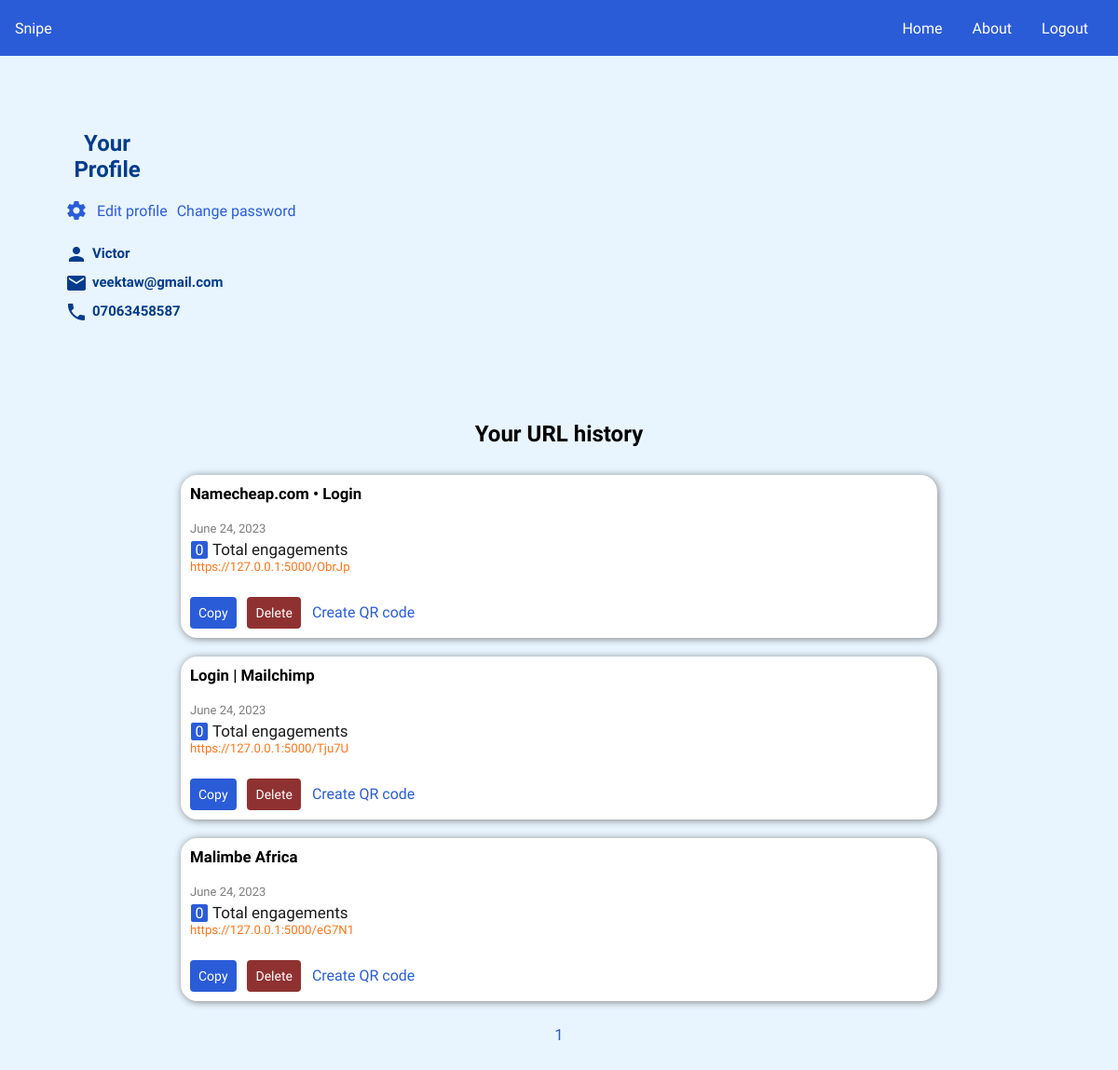
The app's page /1/profile/ (signed in), older data.
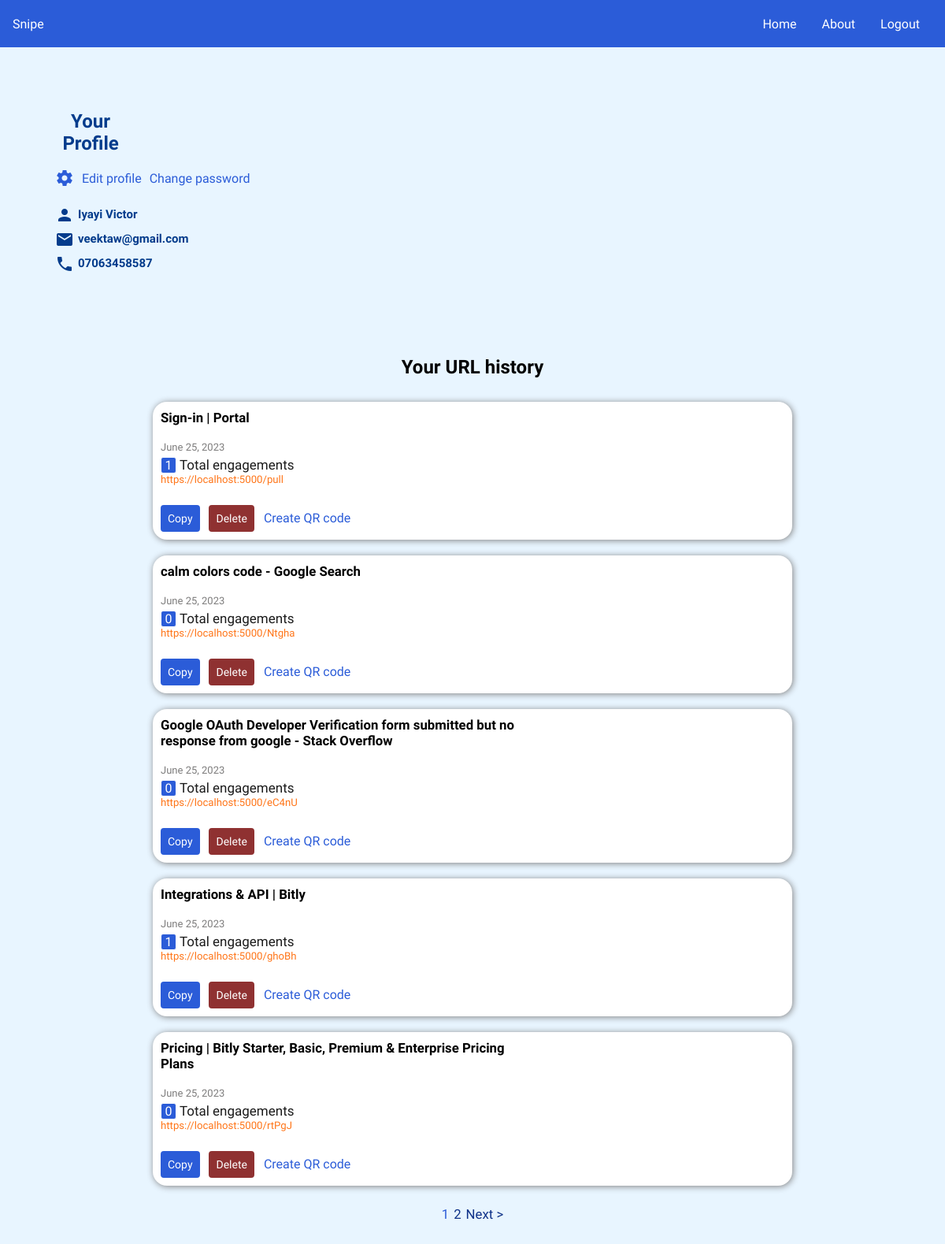
The same page, newer data.
### models.py (models this page shows, shortened)
class User(db.Model, UserMixin):
    __tablename__ = 'users'
    id = db.Column(db.Integer(), primary_key=True)
    name = db.Column(db.String(64), nullable=False)
    email = db.Column(db.String(50), unique=True)
    phone_number = db.Column(db.Text(), unique=True)
    password = db.Column(db.Text(), nullable=False)
    created_at = db.Column(db.DateTime(), default=datetime.now)
    url = db.relationship('Url', backref='user', lazy=True)

class Url(db.Model):
    __tablename__  = 'urls'
    id = db.Column(db.Integer(), primary_key=True)
    url = db.Column(db.String(512))
    short_url = db.Column(db.String(5), unique=True)
    custom_url = db.Column(db.String(50), unique=False)
    qr_code_url = db.Column(db.String(300), nullable=True, unique=False)
    url_title = db.Column(db.String(900), nullable=True, unique=False)
    clicks = db.Column(db.Integer(), default=0)
    date_created = db.Column(db.DateTime(), default=datetime.now)
    country_origin = db.relationship('Country', backref='countries', lazy=True)
    user_id = db.Column(db.String(), db.ForeignKey('users.id'))

### auth.py (the view)
@auth.route('/<int:user_id>/profile/', methods=["GET", "POST"])
@login_required
def profile(user_id):
    user = User.query.filter_by(id=current_user.id).first()
    page = request.args.get('page', 1, type=int)
    per_page = 5
    urls = Url.query.filter_by(user_id=current_user.email).order_by(desc(Url.date_created)).paginate(page=page, per_page=per_page)
    context = {
    'user': user.name,
    'email': user.email,
    'phone_number': user.phone_number,
    'date': user.created_at,
    'urls': urls,
    'new_url': request.args.get('new_url'),
    'custom_url_created': request.args.get('custom_url_created'),
    }
    return render_template('profile.html', **context)

### auth.py (called while the page is built)
@login_manager.user_loader
def user_loader(id):
    return User.query.get(int(id))

### templates/profile.html (shortened to what this page needs)
{% extends 'base.html' %}
{% block body %}
<section class="top-nav">
    <div>
      Snipe
    </div>
    <ul class="menu">
      {% if current_user.is_authenticated %}
        <li><a href="{{ url_for('snipe.home') }}">Home</a></li>
        <li><a href="{{ url_for('snipe.about') }}">About</a></li>
        <li><a href="{{ url_for('auth.logout') }}">Logout</a></li>
      {% else %}
        <li><a href="{{ url_for('auth.signup') }}">Sign up</a></li>
        <li><a href="{{ url_for('auth.login') }}">Login</a></li>
      {% endif %}
    </ul>
</section>
<div class="main">
    <h2 style="margin-right: 91.5%; color: #043c8c">Your Profile</h2>
    <div class="card-profile">
      <div class="card-body" style="text-align: left;">
        <div class="column">
          <div class="profile-actions">
            <i class="material-icons settings-icon" style="margin-top: 7.5px; color: #2b5cd8;">settings</i>
            <a href="{{ url_for('snipe.edit', user_id=current_user.id) }}" class="qrcode_create" style="margin-bottom: 20px;">
              <p class="qrcode_click">Edit profile</p>
            </a>
            <a href="{{ url_for('auth.change_password')}}" class="qrcode_create" style="margin-bottom: 20px;">
              <p class="qrcode_click">Change password</p>
            </a>
          </div>
          <p class="profile-info"><i class="material-icons">person</i><span id="user-name" style="font-weight: bolder;">{{ current_user.name }}</span></p>
          <p class="profile-info"><i class="material-icons">email</i><span id="user-email" style="font-weight: bolder;">{{ current_user.email }}</span></p>
          <p class="profile-info"><i class="material-icons">phone</i><span id="user-phone" style="font-weight: bolder;">{{ current_user.phone_number }}</span></p>
        </div>
      </div>
    </div>
  </div>
    <h2 style="margin-top: 100px;">Your URL history</h2>
    <section class="hero" style="padding: 30px 20px;">
      {% if current_user.is_authenticated %}
        {% if urls %}
          {% for url in urls.items %}
            {% if url.user_id == current_user.email %}
              <div class="card">
                <a href="/{{ url.id }}/view/" style="color: black; text-decoration: none;">
                  <h1 class="card-text" style="color: black; text-decoration: none; font-size: 70%; word-wrap:break-word;">{{ url.url_title }}</h1>
                </a>
                <h5 class="date_created">{{ url.date_created.strftime('%B %d, %Y') }}</h5>
                <h5 class="card-title" style="font-weight: lighter;">
                  <div class="engagements">
                    <p class="engagement-clicks" id="engagement-{{ url.id }}" style="font-weight: lighter;">{{ url.clicks }}</p>
                  </div>
                  Total engagements
                </h5>
                {% if url.custom_url %}
                  <a href="{{ url.url }}" class="url-link" id="url_click{{ url.id }}" style="color: #ff7518; font-size: 55%; margin-top: 5px; font-weight: lighter;">
                    <p class="short-url-history" id="copy-target-{{ url.id }}" style="font-weight: lighter;">{{ url.custom_url }}</p>
                  </a>
                {% else %}
                  <a href="{{ url.url }}" class="url-link" id="url_click{{ url.id }}" style="color: #ff7518; font-size: 55%; margin-top: 5px; font-weight: lighter;">
                    <p class="short-url-history" id="copy-target-{{ url.id }}" style="font-weight: lighter;">{{ url.short_url }}</p>
                  </a>
                {% endif %}
                <button type="button" class="copy-btn5" data-clipboard-target="#copy-target-{{ url.id }}">Copy</button>
                <form action="{{ url_for('snipe.delete_url', id=url.id) }}" method="POST" class="form-profile">
                  <button type="submit" id="delete-btn" class="delete-btn2">Delete</button>
                </form>
                <a href="{{ url_for('snipe.generate_qr_code_url', id=url.id) }}" class="qrcode_create"><p class="qrcode_click">Create QR code</p></a>
              </div>
            {% endif %}
          {% endfor %}
          <div class="pagination-container">
            <div class="pagination-numbers">
              {% for num in urls.iter_pages() %}
                {% if num %}
                  {% if num == urls.page %}
                    <div class="page-num1 current-page">
                      <span class="pagination-link">{{ num }}</span>
                    </div>
                  {% else %}
                    <div class="page-num1">
                      <a href="{{ url_for('auth.profile', user_id=current_user.id, page=num) }}" class="pagination-link">{{ num }}</a>
                    </div>
                  {% endif %}
                {% endif %}
              {% endfor %}
            </div>
            {% if urls.has_next %}
              <div class="page-num1">
                <a href="{{ url_for('auth.profile', user_id=current_user.id, page=urls.next_num) }}" class="pagination-link">Next &gt;</a>
              </div>
            {% endif %}
          </div>
        {% endif %}
      {% endif %}
    </section>
{% endblock %}

### templates/base.html (shortened to what this page needs)
<!DOCTYPE html>
<html lang="en">
<head>
    <link rel="stylesheet" href="{{ url_for('static', filename='css/edit.css')}}">
    <link rel="stylesheet" href="{{ url_for('static', filename='css/about.css')}}">
    <link rel="stylesheet" href="{{ url_for('static', filename='css/home.css')}}">
    <link rel="stylesheet" href="{{ url_for('static', filename='css/countries.css')}}">
    <link rel="stylesheet" href="{{ url_for('static', filename='css/frontIndex.css')}}">
    <link rel="stylesheet" href="{{ url_for('static', filename='css/profile.css')}}">
</head>
<body>
    {% block body %} {% endblock %}
</body>
</html>

### static/css/home.css (style rules this page uses)
* { margin: 0; padding: 0; box-sizing: border-box; padding-top: 0%; font-family: Trebuchet MS; }
a { text-decoration: none; color: white; }
h2 { vertical-align: center; text-align: center; }
html, body { margin: 0; height: 100%; }
* { font-family: "Raleway"; box-sizing: border-box; }
.top-nav { display: flex; flex-direction: row; align-items: center; justify-content: space-between; background-color: #2b5cd8; margin-bottom: 80px; color: #FFF; height: 60px; padding: 1em; }
.menu { display: flex; flex-direction: row; list-style-type: none; margin: 0; padding: 0; }
.menu > li { margin: 0 1rem; overflow: hidden; }
form { display: block; flex-direction: row; width: 80%; margin: auto; margin-bottom: 40px; }
.form-profile { display: inline; flex-direction: row; width: 80%; margin: auto; margin-bottom: 40px; }
section.hero { padding: 100px 20px; color: #1b1b1b; font-size: 24px; width: 100%; margin: auto; }
.card { padding: 10px; background-color: white; border-radius: 18px; margin: auto; width: 70%; box-shadow: 1px 1px 8px 0 grey; margin-bottom: 20px; }
.card-title { margin-top: 0; font-size: 17px; }
.card-text { word-wrap:break-word; margin-bottom: 20px; font-size: 32px; width: 60%; }
.date_created { color: #7d7c7c; margin-top: 0px; font-size: 13px; font-weight: lighter; }
.copy-btn5 { overflow:inherit; background-color: #2b5cd8; color: white; align-items: center; justify-content: center; font-size: 14px; border: #2b5cd8 solid; border-radius: 4px; padding: 6px; margin-left: 0px; margin-right: 6px; margin-top: 0; display: inline; transition-duration: 0.2s; }
.delete-btn2 { background-color: #8f3131; color: white; align-items: center; justify-content: center; font-size: 14px; border: #8f3131 solid; border-radius: 4px; padding: 6px; margin-left: 0px; margin-right: 6px; margin-top: 10px; display: inline; transition-duration: 0.2s; }
.short-url-history { margin-bottom: 15px; font-weight: lighter; }
.engagements { display: inline-block; background-color: #2b5cd8; color: white; justify-content: center; font-size: 16px; text-align: center; font-weight: lighter; border: 1px solid; border-radius: 3px; width: 20px; margin-top: 5px; align-items: center; }
.engagement-clicks { margin: auto; font-weight: lighter; }
.qrcode_click { display: inline; font-size: 16px; }
.qrcode_create { color: #2b5cd8; }
.pagination-container { text-align: center; }
.page-num1 { display: inline-block; text-align: center; color: #2b5cd8; font-weight: lighter; font-size: 70%; }
.pagination-numbers { display: inline-block; }
.pagination-link { color: #0f3288; font-weight: bolder; }
.current-page .pagination-link { color: #2b5cd8; font-weight: lighter; }

### static/css/profile.css (style rules this page uses)
* { margin: 0; }
body { background-color: #e8f5ff; font-family: Arial; }
.main { margin-top: 2%; margin-left: auto; margin-right: auto; font-size: 28px; padding: 0 10px; width: 90%; }
.main h2 { color: #2b5cd8; font-size: 24px; margin-bottom: 10px; }
.column { display: flex; flex-direction: column; align-items: flex-start; }
.profile-info { display: flex; align-items: center; color: #043c8c; font-size: 15px; margin-bottom: 5px; }
.profile-info i { margin-right: 5px; margin-top: 2px; }
.profile-actions { display: flex; gap: 10px; }

Row changes from the older to the newer data that the page shows:
no longer on this page (row unchanged): Url: url_title "Namecheap.com • Login", date_created "June 24, 2023", clicks "0", short_url "https://127.0.0.1:5000/ObrJp"
no longer on this page (row unchanged): Url: url_title "Login | Mailchimp", date_created "June 24, 2023", clicks "0", short_url "https://127.0.0.1:5000/Tju7U"
no longer on this page (row unchanged): Url: url_title "Malimbe Africa", date_created "June 24, 2023", clicks "0", short_url "https://127.0.0.1:5000/eG7N1"
changed User "veektaw@gmail.com": name "Victor" → "Iyayi Victor"
added Url: url_title "Sign-in | Portal", date_created "June 25, 2023", clicks "1", custom_url "https://localhost:5000/pull"
added Url: url_title "calm colors code - Google Search", date_created "June 25, 2023", clicks "0", short_url "https://localhost:5000/Ntgha"
added Url: url_title "Google OAuth Developer Verification form submitted but no response from google - Stack Overflow", date_created "June 25, 2023", clicks "0", short_url "https://localhost:5000/eC4nU"
added Url: url_title "Integrations & API | Bitly", date_created "June 25, 2023", clicks "1", short_url "https://localhost:5000/ghoBh"
added Url: url_title "Pricing | Bitly Starter, Basic, Premium & Enterprise Pricing Plans", date_created "June 25, 2023", clicks "0", short_url "https://localhost:5000/rtPgJ"
Text that changed along with them:
new list line: "2"
text now shown: "Next >"
